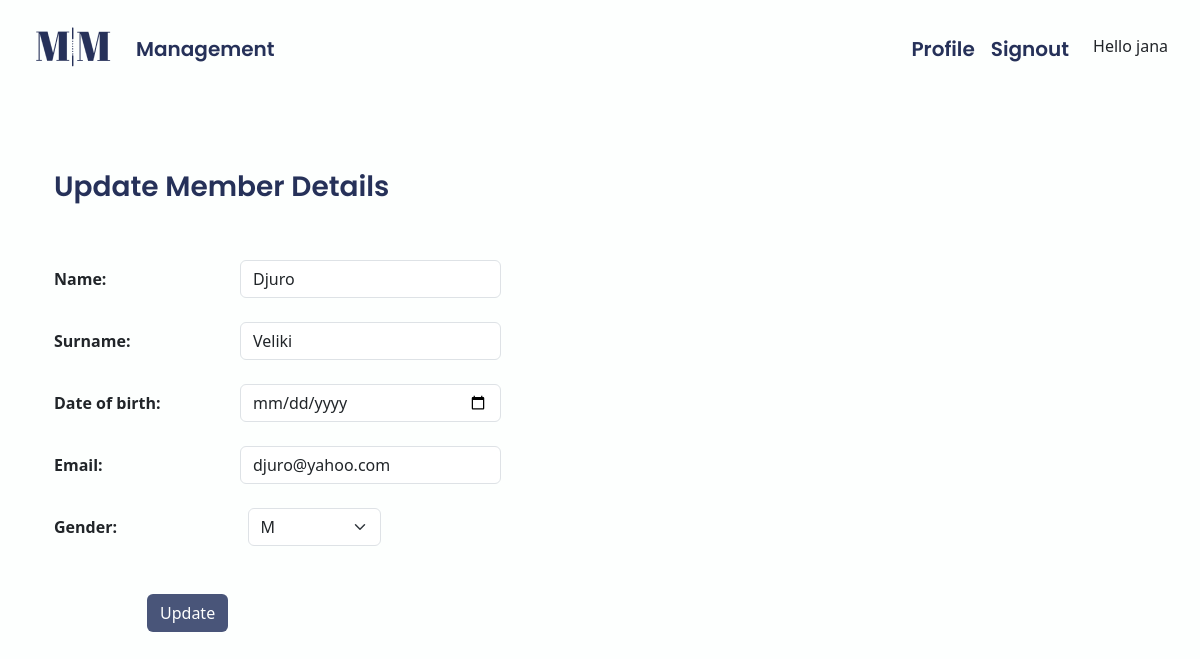
/app/management/edit/1 (signed in), run on an earlier commit of the app's database.
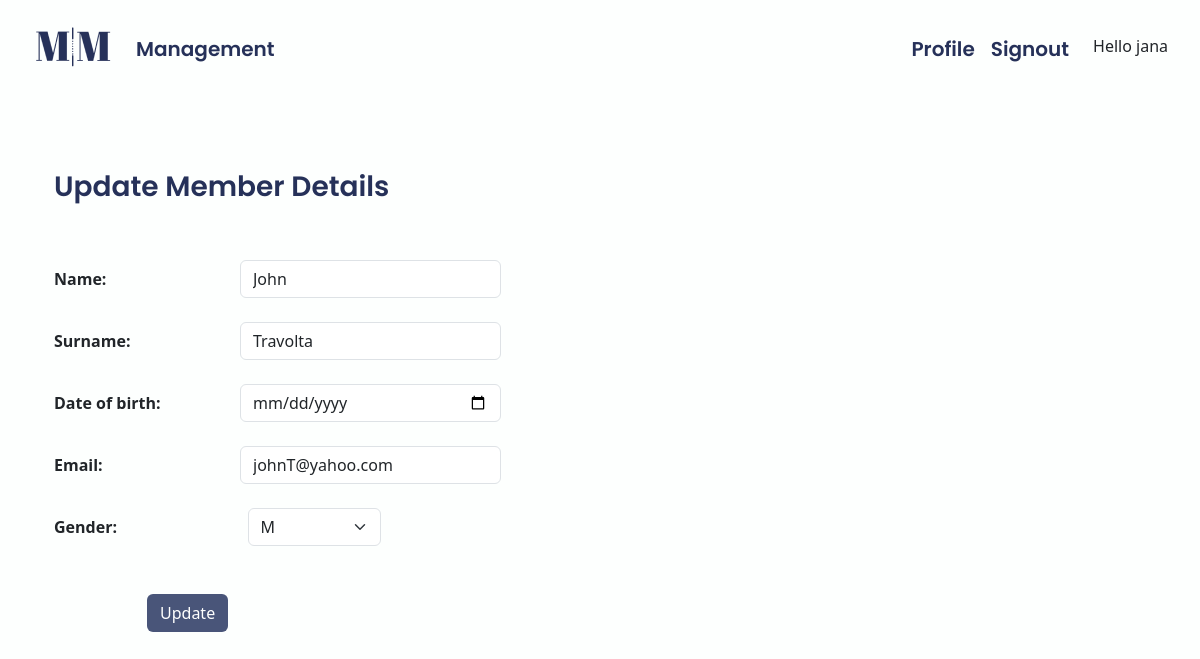
And on a later commit of the database.
### app/models.py (models this page shows, shortened)
class Member(models.Model):
    owner = models.ForeignKey(User, on_delete=models.CASCADE)  # get_user_model()
    name = models.CharField(blank=False, max_length=40)
    surname = models.CharField(blank=False, max_length=50)
    date_of_birth = models.DateField(default=datetime.date.today)  # ovo
    gender = models.CharField(
        max_length=1,
        choices=Gender.choices,
        default=Gender.male,
    )
    email = models.EmailField(max_length=100, unique=True)
    date_joined = models.DateField(default=datetime.date.today)
    @classmethod
    def get_member_by_id(self, id):  # provjeri
        return Member.objects.get(pk=id)

### app/views.py (the view)
# urls.py: path("management/edit/<int:id>", views.edit, name="edit_member"),
@login_required()
def edit(request, id):
    member = Member.get_member_by_id(id)
    return render(request, "management/edit.html", {"member": member})

### app/templates/management/edit.html (shortened to what this page needs)
{% extends 'app/base.html' %}
{% block content %}
<form method="POST" class="post-form" action="{% url 'app:update_member' member.id %}">
    <div class="container">
    <br>
      <div class="form-group row  mb-5">
        <div class="col-sm-4">
        <h3>Update Member Details</h3>
        </div>
      </div>
      <div class="form-group row mt-4">
        <label class="col-sm-2 col-form-label">Name:</label>
        <div class="col-sm-4">
            <input type="text" class="form-control w-75" name="name" id="id_name" required maxlength="40" value="{{ member.name }}"/>
        </div>
      </div>
      <div class="form-group row mt-4">
        <label class="col-sm-2 col-form-label">Surname:</label>
        <div class="col-sm-4">
            <input type="text" class="form-control w-75" name="surname" id="id_surname" required maxlength="50" value="{{ member.surname }}" />
        </div>
      </div>
      <div class="form-group row mt-4">
        <label class="col-sm-2 col-form-label">Date of birth:</label>
        <div class="col-sm-4">
            <input type="date" class="form-control w-75" name="date_of_birth" id="id_date_of_birth" value="{{ member.date_of_birth }}" />
        </div>
      </div>
      <div class="form-group row mt-4">
        <label class="col-sm-2 col-form-label">Email:</label>
        <div class="col-sm-4">
            <input type="email" class="form-control w-75" name="email" id="id_email" required maxlength="100" value="{{ member.email }}" />
        </div>
      </div>
      <div class="form-group row mt-4">
        <div class="row col-sm-6">
         <label for="id_gender" class="col-sm-3 col-form-label me-4">Gender:</label>
         <select name="gender" id="id_gender" class="col-sm-2 ms-5 form-select w-25" required>
            <option value="M">M</option>
         </select>
        </div>
      </div>
      <div class="form-group row  mt-5">
        <label class="col-sm-1 col-form-label"></label>
        <div class="col-sm-4">
        <button type="submit" class="btn custom-btn">Update</button>
        </div>
      </div>
    </div>
</form>
{% endblock content %}

What changed in the data, as far as the page shows it:
changed Member: name "Djuro" → "John"; surname "Veliki" → "Travolta"; email "djuro@yahoo.com" → "johnT@yahoo.com"
